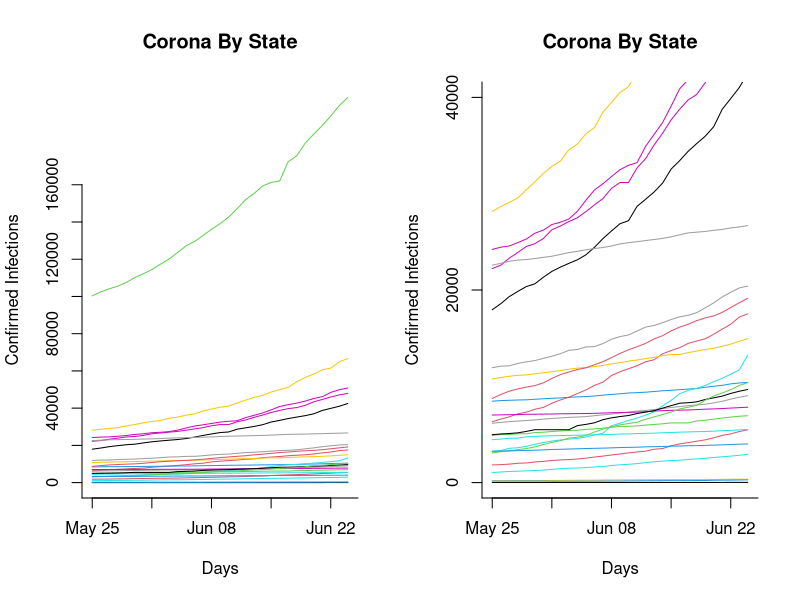

Generate this figure with R:
rm(list = ls())

# Reading in data ---------------------------------------------------------
kiah.data <- read.csv("./Data/MarineJulyTrainingAnalysis.csv")
names(kiah.data)[8:dim(kiah.data)[2]] <- as.character(rev(seq(as.Date('2020-05-25'),as.Date('2020-06-24'),1)))
kiah.data <- kiah.data[,na.omit(match(c(names(kiah.data)[1:7], as.character(seq(as.Date('2020-05-25'),as.Date('2020-06-24'),1))), names(kiah.data)))]

# Examine by State --------------------------------------------------------
unq.states <- unique(kiah.data$State[order(kiah.data$State)])
state.data <- data.frame()
for(i in 1:length(unq.states)){
  tmp.data <- kiah.data[kiah.data$State == unq.states[i],]
  tmp.data[is.na(tmp.data)] <- 0
  for.out <- data.frame(
    as.character(unq.states[i]),
    as.Date(names(tmp.data)[c(8:dim(tmp.data)[2])]),
    sum(tmp.data$MarineCnts),
    apply(tmp.data[,c(8:dim(tmp.data)[2])], 2, sum)
  )
  names(for.out) <- c("state", "day", "marine.count", "virus.count")
  state.data <- rbind(state.data, for.out)
  print(paste0(100*round(i/length(unq.states), 4), "% - Combining States"))
}

par(mfrow = c(1, 2))
plot(
  state.data$virus.count ~ as.Date(state.data$day),
  col = 'blue',
  type = 'n',
  bty = 'n',
  # xaxt = 'n',
  yaxt = 'n',
  xlab = "Days",
  ylab = "Confirmed Infections",
  main = "Corona By State"
)
axis(1, seq(18400, 18440, 40), rep(NA, 2))
axis(2, seq(-20000, 160000, 20000))
for(i in 1:length(unq.states)){
  points(
    state.data$virus.count[state.data$state == unq.states[i]] ~ state.data$day[state.data$state == unq.states[i]],
    col = i,
    type = 'l'
  )
  print(paste0(100*round(i/length(unq.states), 4), "% - Combining States"))
}

plot(
  state.data$virus.count ~ as.Date(state.data$day),
  col = 'blue',
  type = 'n',
  bty = 'n',
  # xaxt = 'n',
  yaxt = 'n',
  xlab = "Days",
  ylab = "Confirmed Infections",
  main = "Corona By State",
  ylim = c(0, 40000)
)
axis(1, seq(18400, 18440, 40), rep(NA, 2))
axis(2, seq(-20000, 160000, 20000))
for(i in 1:length(unq.states)){
  points(
    state.data$virus.count[state.data$state == unq.states[i]] ~ state.data$day[state.data$state == unq.states[i]],
    col = i,
    type = 'l'
  )
  print(paste0(100*round(i/length(unq.states), 4), "% - Combining States"))
}




# Examine by County -------------------------------------------------------



